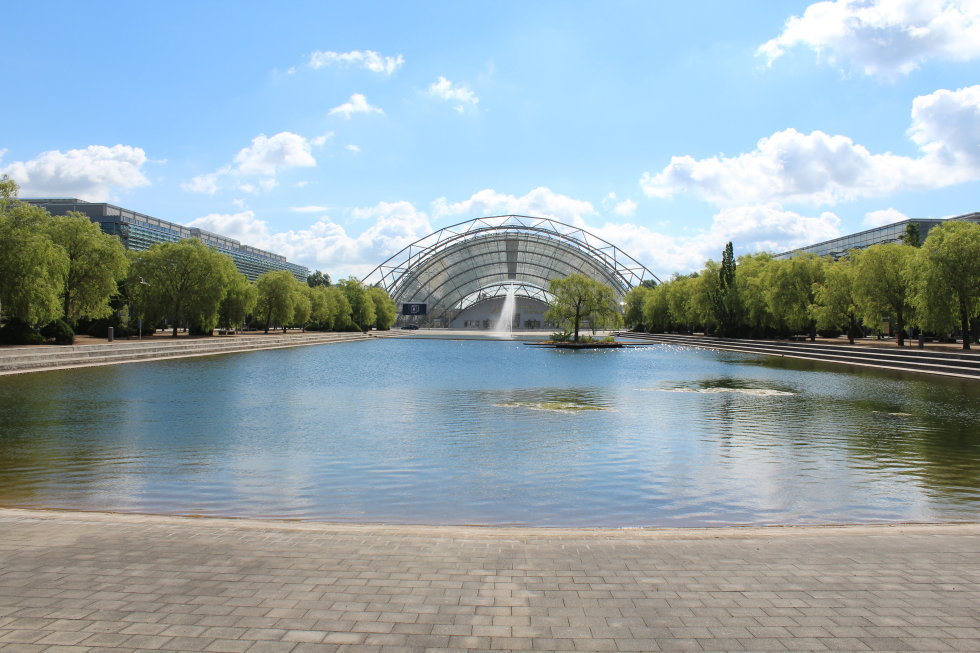
#> input picture images/image1.jpg, 4898 x 3265 px (shown at 1/5 size)
$ python project2.py images/image1.jpg   (older library calls are emulated)
#> lines starting #> are read from the running program, lines starting #| are printed output that depends on the picture; after the words box and inside, x2 and y2 are one past the last pixel; in counts of white or black regions, pixels touching at a corner belong together
### make_unique.py
'''
function for making unique non-existent file name
with saving source file extension
'''
import os
import sys

__author__ = 'Denis Barmenkov <denis.barmenkov@gmail.com>'
__source__ = 'http://code.activestate.com/recipes/577200-make-unique-file-name/'

def add_unique_postfix(fn):
    if not os.path.exists(fn):
        return fn

    path, name = os.path.split(fn)
    name, ext = os.path.splitext(name)

    make_fn = lambda i: os.path.join(path, '{}_{:03}{}'.format(name, i, ext))

    for i in xrange(1, sys.maxint):
        uni_fn = make_fn(i)
        if not os.path.exists(uni_fn):
            return uni_fn

    return None

# [5 lines left out: function demo, not called in this run]

# [2 lines that do not run on import are left out]

### project2.py
#!/usr/bin/env python2

"""
Jonathan Jones
Computational Photography
Project 2
"""

# Python 2/3 compatibility
from __future__ import print_function

import os
import cv2
import numpy as np
from random import randint

from make_unique import add_unique_postfix


# Example command:
#
# python project2.py images/image1.jpg
#


def get_contours_at_thresh(image, threshold, blur=(65,65)):
    gray = cv2.cvtColor(image, cv2.COLOR_BGR2GRAY)
    gray = cv2.GaussianBlur(gray, blur, 0)
    # threshold then clean out some noise
    thresh = cv2.threshold(gray, threshold, 255, cv2.THRESH_BINARY)[1]
    thresh = cv2.erode(thresh, None, iterations=2)
    thresh = cv2.dilate(thresh, None, iterations=2)
    return cv2.findContours(thresh.copy(), cv2.RETR_TREE, cv2.CHAIN_APPROX_SIMPLE)[0]


def main(args):
    """Main wrapper function.
    """
    #  read in the image
    im = cv2.imread(args.image.name)
#> im is the input picture: shape (3265, 4898, 3); mean B, G, R 172.7, 166.2, 150
    gray = cv2.cvtColor(im, cv2.COLOR_BGR2GRAY)
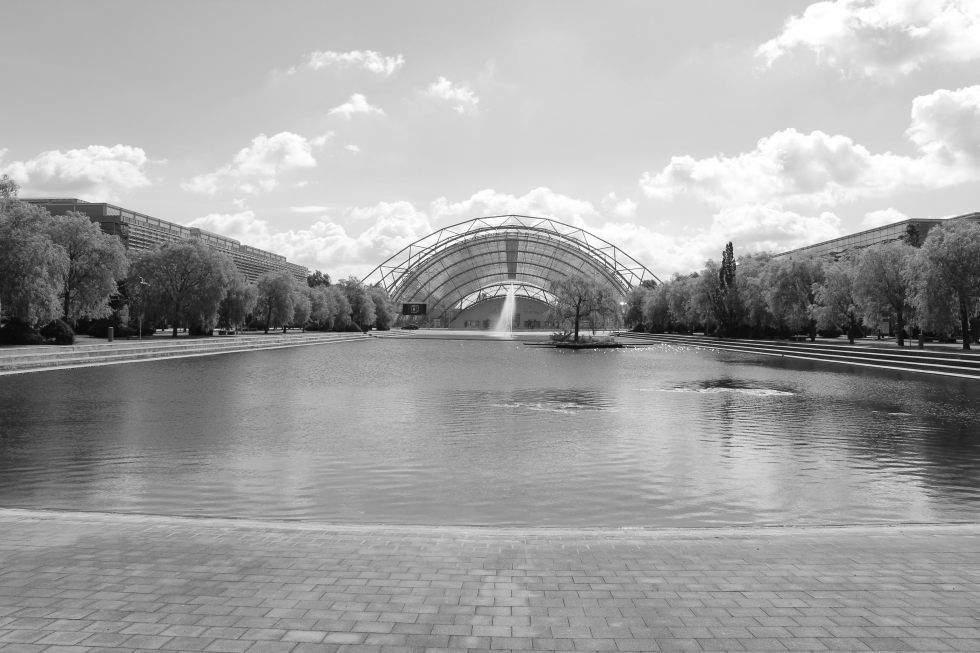
#> gray: shape (3265, 4898) (shown at 1/5 size); min 1, max 255, mean 162.1

    # named window so we can set it's display size later
    cv2.namedWindow("Contours", cv2.WINDOW_NORMAL);

    # blank image for drawing the contours
    im_gen = np.zeros((im.shape[0], im.shape[1], 3), np.uint8)

    # set a random step size for how we iterate over the threshold values
    step = randint(15, 100)

    # iterate over everything
    for thresh in range(5, 250, step):
        thickness = randint(1, 30)
        for c in get_contours_at_thresh(im, thresh):
            color = tuple([randint(0, 255) for i in range(3)])
            # cv2.drawContours(im_gen, [c], -1, color, cv2.CV_FILLED)
            cv2.drawContours(im_gen, [c], -1, color, thickness, cv2.CV_AA)
#> this loop made 4 passes
#> thickness on passes 2 to 4: 17, 9, 25
#> pass 2, in get_contours_at_thresh (call 2), `thresh = cv2.threshold(gray, threshold, 255, cv2.THRESH_BINARY)[1]`:
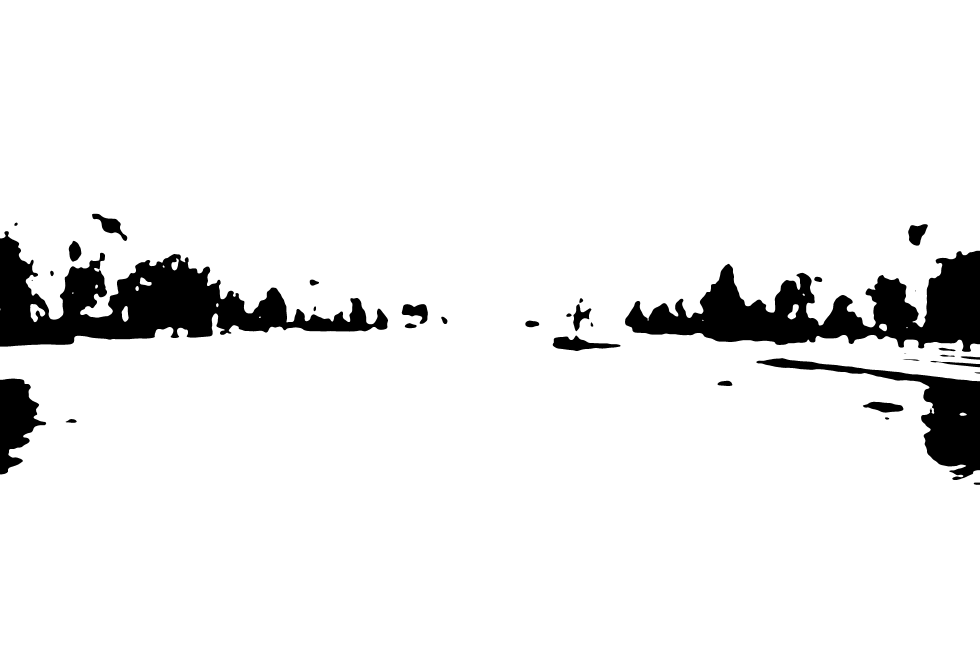
#> thresh: shape (3265, 4898) (shown at 1/5 size); 93.1% white; 36 black regions (3 under 20 px), largest, box (x1, y1, x2, y2) and area: (0, 1156, 1940, 1733) 434985, (3125, 1254, 4898, 1759) 394697, (3782, 1791, 4898, 2400) 146533
#> pass 2, in get_contours_at_thresh (call 2), `thresh = cv2.erode(thresh, None, iterations=2)`:
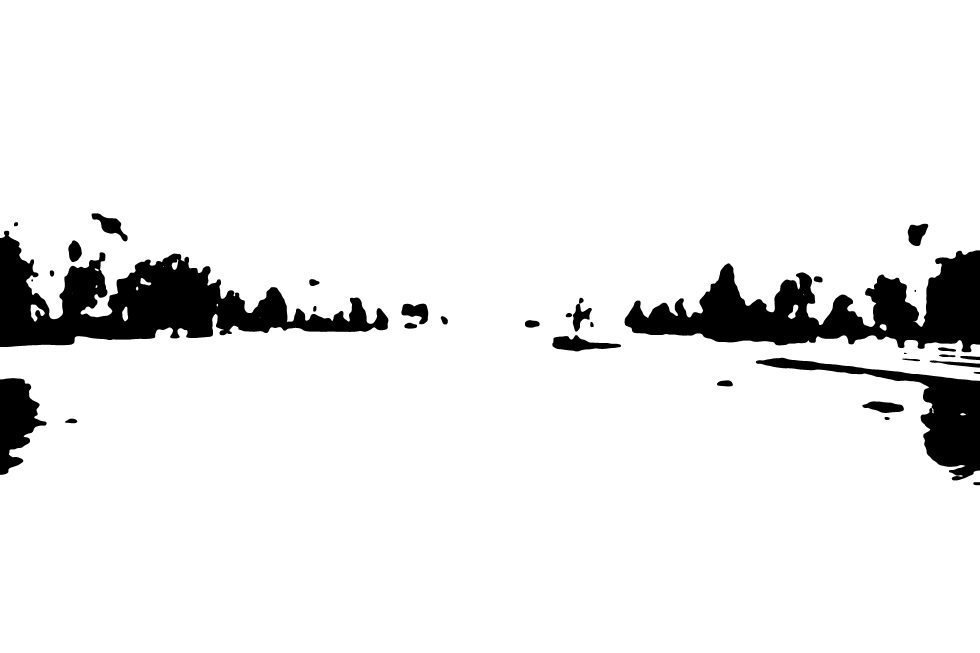
#> thresh: shape (3265, 4898) (shown at 1/5 size); 92.7% white; 35 black regions, largest, box (x1, y1, x2, y2) and area: (0, 1154, 1942, 1735) 455753, (3123, 1252, 4898, 1761) 411513, (3780, 1789, 4898, 2402) 154109
#> after the loop:
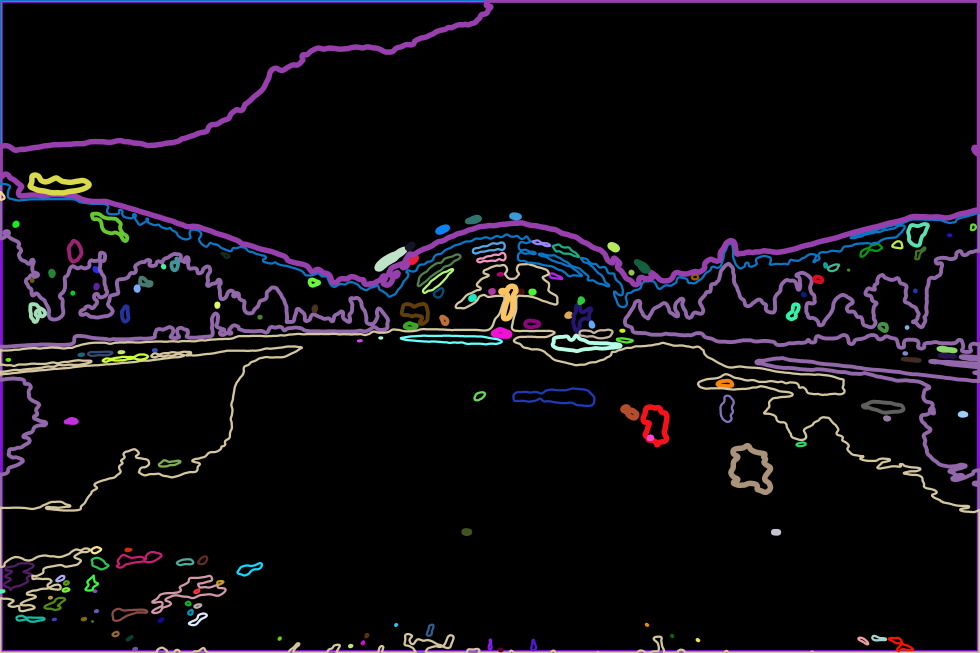
#> im_gen: shape (3265, 4898, 3) (shown at 1/5 size); mean of channels 0, 1, 2 15.1, 11.3, 13.7; drawn as B, G, R

    # [7 lines of commented-out code are left out]
    if args.display:
        cv2.imshow("Contours", im_gen)
        cv2.resizeWindow("Contours", 800, 800);
        cv2.waitKey(0)

    # save the resulting image
    outfile = os.path.join('output', os.path.basename(args.image.name))
    #  create output directory if it does not exist
    if not os.path.exists('output'):
        os.makedirs('output')
    # get a unique filename
    fn = add_unique_postfix(outfile)
#> fn = 'output/image1_001.jpg'
    print('saving to {}'.format(fn))
#| saving to output/image1_001.jpg
    cv2.imwrite(fn, im_gen)


if __name__ == '__main__':
    import argparse
    parser = argparse.ArgumentParser(description='Project 2 for Computational Photography by Jonathan Jones')
    parser.add_argument('image', type=argparse.FileType('r'), help='Image to operate on')
    parser.add_argument('-d', '--display', action='store_true', help='Display the computed image before saving')
    args = parser.parse_args()
    main(args)

$ run again, with images/image00.jpg copied over images/image1.jpg
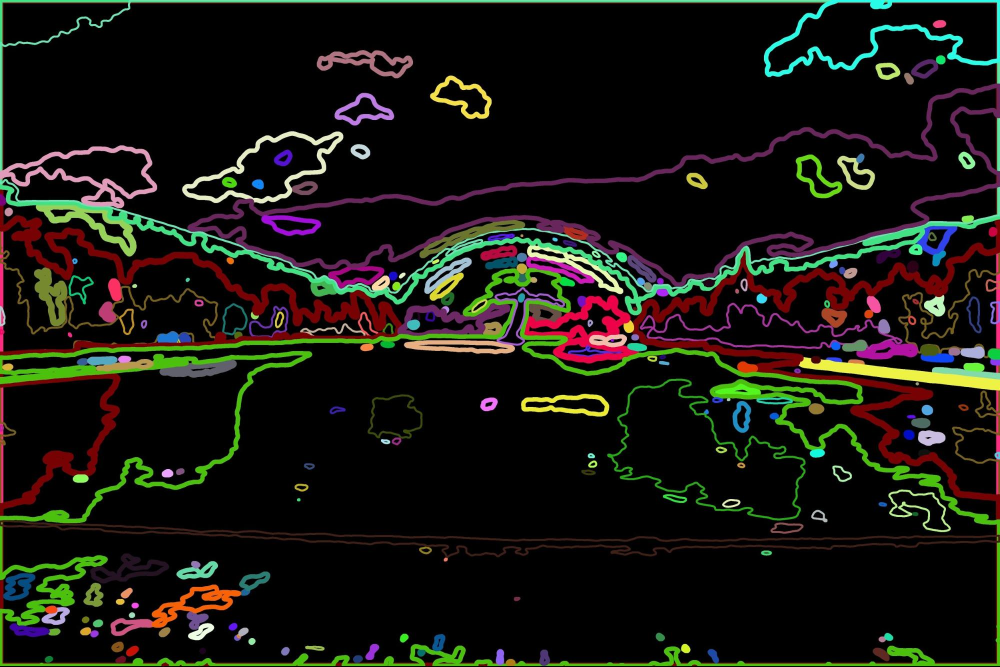
#> input picture images/image00.jpg, 1999 x 1333 px (shown at 1/2 size)
#> in main, im is the input picture: shape (1333, 1999, 3); mean B, G, R 17, 23.2, 23.8
#> the loop in main, `for thresh in range(5, 250, step):` made 4 passes
#> thickness on passes 2 to 4: 28, 13, 21
#> pass 1, in get_contours_at_thresh, `thresh = cv2.erode(thresh, None, iterations=2)`:
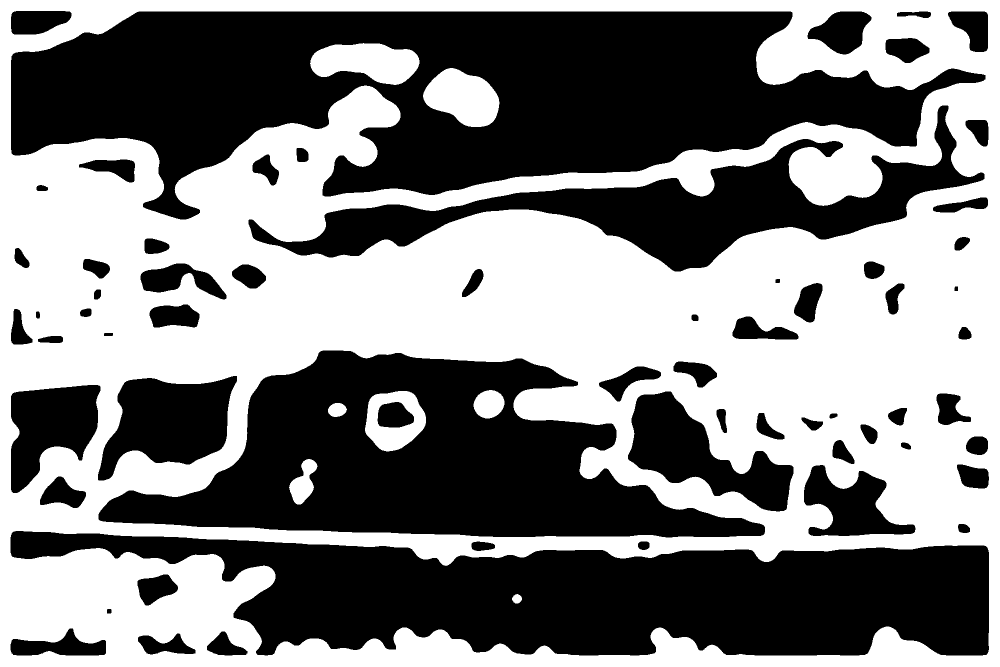
#> thresh: shape (1333, 1999) (shown at 1/2 size); 50.1% white; 64 black regions, largest, box (x1, y1, x2, y2) and area: (22, 23, 1971, 439) 443946, (21, 1062, 1978, 1311) 305154, (197, 701, 1530, 1075) 252751
#> after the loop in main, `for thresh in range(5, 250, step):`:
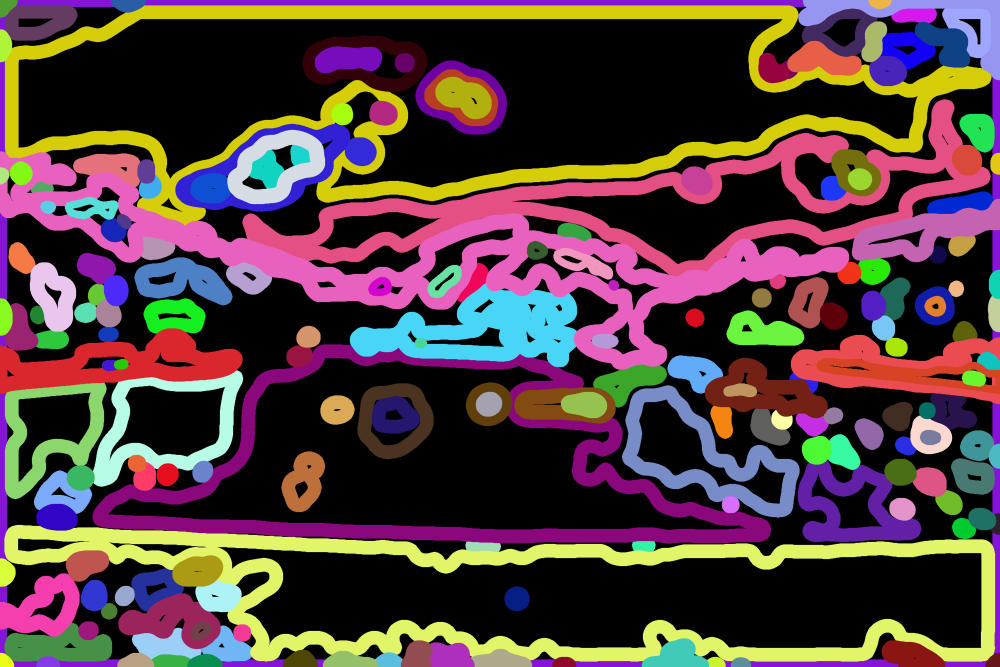
#> im_gen: shape (1333, 1999, 3) (shown at 1/2 size); mean of channels 0, 1, 2 64.9, 63.5, 84.9; drawn as B, G, R
#> fn = 'output/image1_001.jpg'
#| saving to output/image1_001.jpg

$ run again, with images/image2.jpg copied over images/image1.jpg
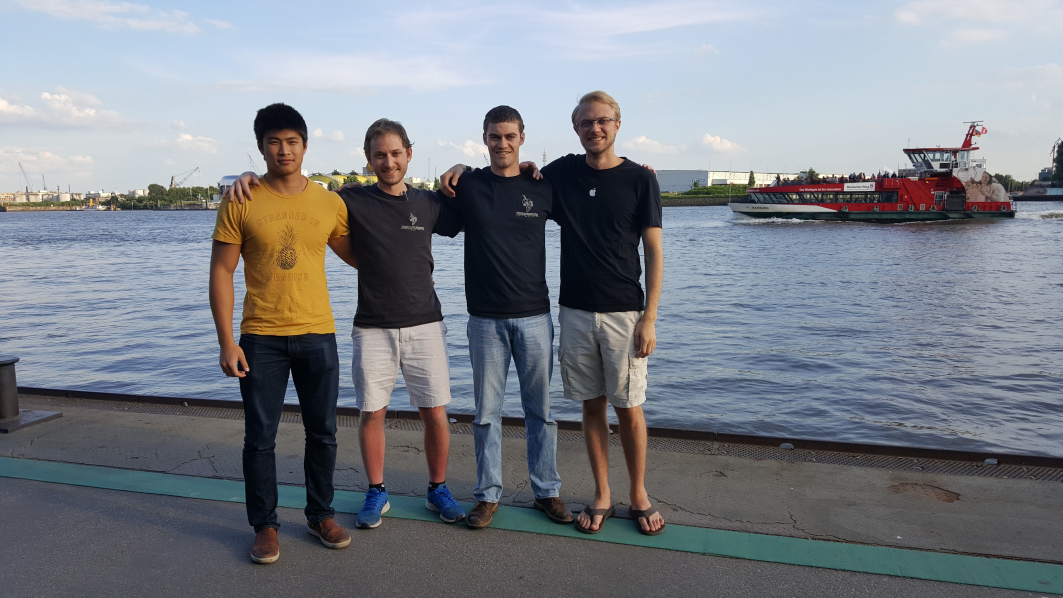
#> input picture images/image2.jpg, 5312 x 2988 px (shown at 1/5 size)
#> in main, im is the input picture: shape (2988, 5312, 3); mean B, G, R 136, 128.8, 124.3
#> the loop in main, `for thresh in range(5, 250, step):` made 4 passes
#> thickness on passes 2 to 4: 29, 26, 21
#> pass 1, in get_contours_at_thresh, `thresh = cv2.threshold(gray, threshold, 255, cv2.THRESH_BINARY)[1]`:
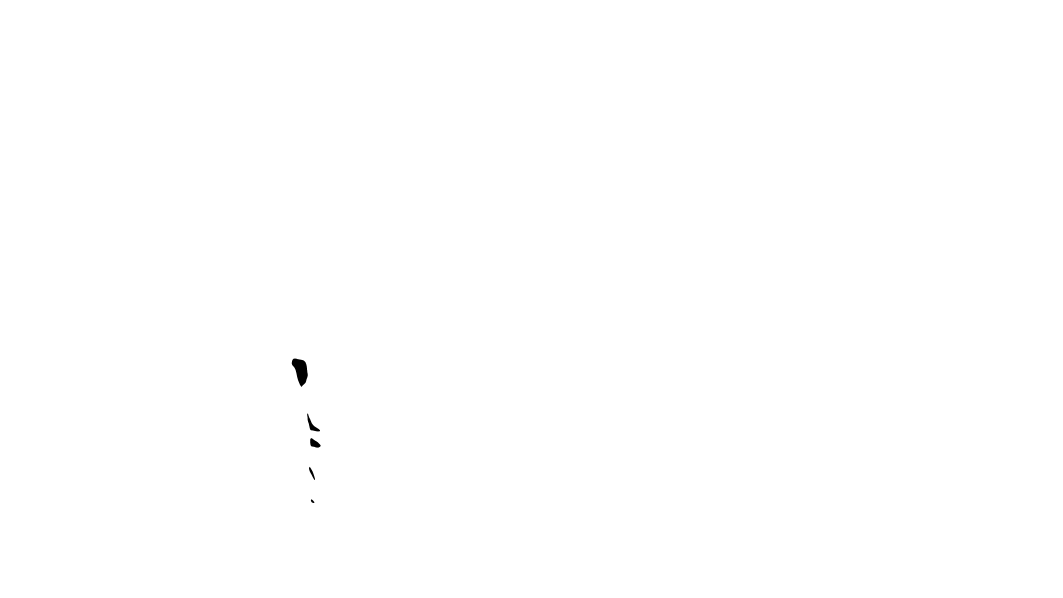
#> thresh: shape (2988, 5312) (shown at 1/5 size); 99.9% white; 5 black regions, box (x1, y1, x2, y2) and area: (1459, 1793, 1539, 1934) 6932, (1536, 2067, 1600, 2157) 1715, (1551, 2191, 1603, 2238) 1528, (1545, 2334, 1575, 2400) 636, (1554, 2497, 1572, 2515) 183
#> after the loop in main, `for thresh in range(5, 250, step):`:
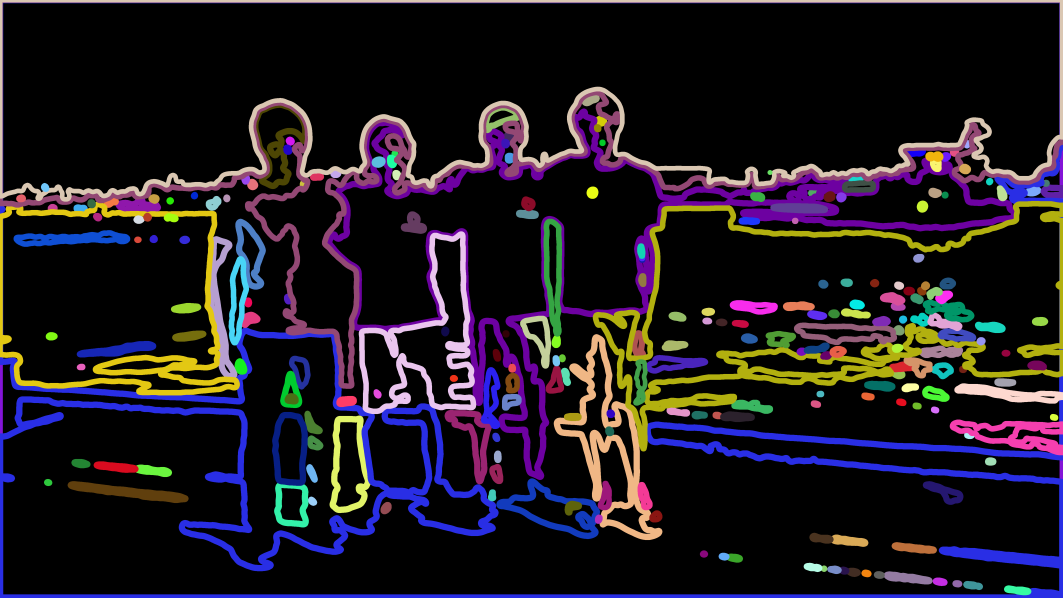
#> im_gen: shape (2988, 5312, 3) (shown at 1/5 size); mean of channels 0, 1, 2 32.5, 24.5, 30.1; drawn as B, G, R
#> fn = 'output/image1_001.jpg'
#| saving to output/image1_001.jpg
